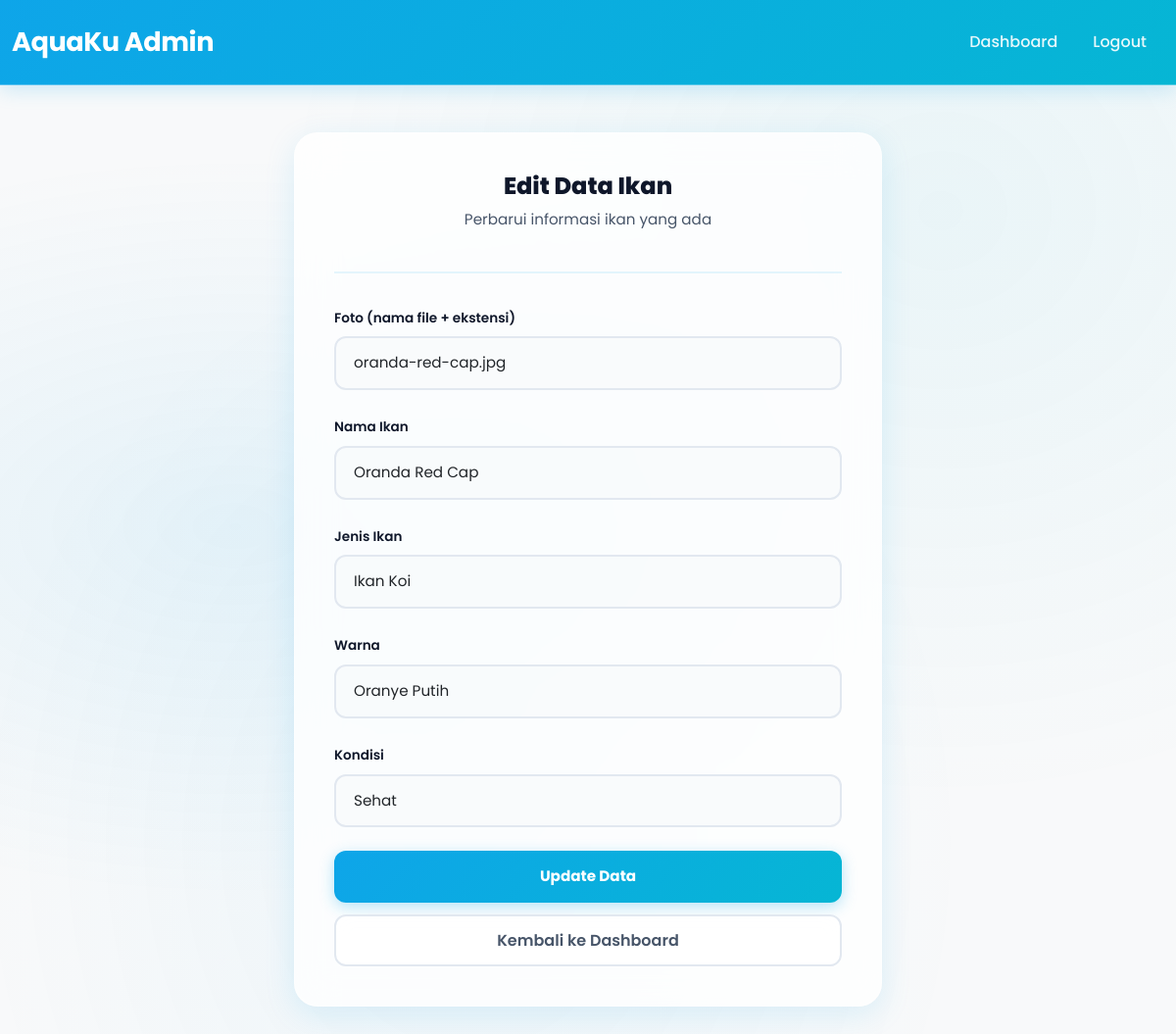
Screenshot of /AquaKu/assets/admin/edit.php?id=3 (signed in) with the database file from the repository.
### tables this page shows
CREATE TABLE ikan (
    id INT PRIMARY KEY AUTO_INCREMENT,
    foto VARCHAR(255) NOT NULL,
    nama_ikan VARCHAR(100) NOT NULL,
    jenis VARCHAR(100) NOT NULL,
    warna VARCHAR(100) NOT NULL,
    kondisi VARCHAR(100) NOT NULL
);

### AquaKu/assets/admin/edit.php (the view, shortened to what this page needs)
<?php
include __DIR__ . "/koneksi.php";
if(isset($_GET['id'])){
    $id = (int)($_GET['id'] ?? 0);
    $stmt = mysqli_prepare($koneksi, "SELECT id, foto, nama_ikan, jenis, warna, kondisi FROM ikan WHERE id = ? LIMIT 1");
    mysqli_stmt_bind_param($stmt, "i", $id);
    mysqli_stmt_execute($stmt);
    $query = mysqli_stmt_get_result($stmt);
    $d = mysqli_fetch_array($query);
}
?>
<!DOCTYPE html>
<html lang="id">
<head>
    <link href="https://cdn.jsdelivr.net/npm/bootstrap@5.3.7/dist/css/bootstrap.min.css" rel="stylesheet">
    <link rel="stylesheet" href="../style.css">
</head>
<body class="bg-light">
<nav class="navbar navbar-expand-lg admin-nav">
    <div class="container">
        <a class="navbar-brand fw-bold" href="#">AquaKu Admin</a>
        <div class="collapse navbar-collapse">
            <ul class="navbar-nav ms-auto">
                <li class="nav-item">
                    <a class="nav-link" href="dashboard.php">Dashboard</a>
                </li>
                <li class="nav-item">
                    <a class="nav-link" href="logout.php">Logout</a>
                </li>
            </ul>
        </div>
    </div>
</nav>
<div class="container my-5">
    <div class="form-card">
        <div class="card-header-custom">
            <h3>Edit Data Ikan</h3>
            <p>Perbarui informasi ikan yang ada</p>
        </div>
        <form method="POST">
            <div class="mb-4">
                <label class="form-label">Foto (nama file + ekstensi)</label>
                <input type="text" name="foto" class="form-control" value="<?php echo htmlspecialchars($d['foto'], ENT_QUOTES, 'UTF-8'); ?>" required>
            </div>
            <div class="mb-4">
                <label class="form-label">Nama Ikan</label>
                <input type="text" name="nama_ikan" class="form-control" value="<?php echo htmlspecialchars($d['nama_ikan'], ENT_QUOTES, 'UTF-8'); ?>" required>
            </div>
            <div class="mb-4">
                <label class="form-label">Jenis Ikan</label>
                <input type="text" name="jenis" class="form-control" value="<?php echo htmlspecialchars($d['jenis'], ENT_QUOTES, 'UTF-8'); ?>" required>
            </div>
            <div class="mb-4">
                <label class="form-label">Warna</label>
                <input type="text" name="warna" class="form-control" value="<?php echo htmlspecialchars($d['warna'], ENT_QUOTES, 'UTF-8'); ?>" required>
            </div>
            <div class="mb-4">
                <label class="form-label">Kondisi</label>
                <select name="kondisi" class="form-control" required>
                    <option value="Sehat" <?= $d['kondisi'] == 'Sehat' ? 'selected' : '' ?>>Sehat</option>
                </select>
            </div>
            <button type="submit" name="update" class="btn-submit">
                Update Data
            </button>
            <a href="dashboard.php" class="btn-cancel">
                Kembali ke Dashboard
            </a>
        </form>
    </div>
</div>
</body>
</html>

### AquaKu/assets/style.css (style rules this page uses)
* { margin: 0; padding: 0; box-sizing: border-box; }
:root { --primary: #0ea5e9; --primary-dark: #0284c7; --accent: #06b6d4; --bg: #f0f9ff; --card-bg: rgba(255, 255, 255, 0.7); --text: #0f172a; --text-light: #475569; --shadow: 0 8px 32px rgba(14, 165, 233, 0.12); --shadow-hover: 0 16px 48px rgba(14, 165, 233, 0.2); --radius: 24px; --glass-border: rgba(255, 255, 255, 0.3); }
body { font-family: 'Poppins', sans-serif; background: var(--bg); color: var(--text); overflow-x: hidden; line-height: 1.6; }
body::before { content: ''; position: fixed; top: 0; left: 0; width: 100%; height: 100%; background: radial-gradient(ellipse at 20% 50%, rgba(14, 165, 233, 0.08) 0%, transparent 50%), radial-gradient(ellipse at 80% 20%, rgba(6, 182, 212, 0.06) 0%, transparent 50%), radial-gradient(ellipse at 40% 80%, rgba(14, 165, 233, 0.05) 0%, transparent 50%); pointer-events: none; z-index: -1; }
.navbar { background: rgba(255, 255, 255, 0.75) !important; backdrop-filter: blur(20px); -webkit-backdrop-filter: blur(20px); border-bottom: 1px solid var(--glass-border) !important; padding: 16px 0; transition: all 0.4s cubic-bezier(0.4, 0, 0.2, 1); position: sticky; top: 0; z-index: 1000; }
.navbar-brand { font-weight: 800; font-size: 1.7rem; background: linear-gradient(135deg, var(--primary), var(--accent)); -webkit-background-clip: text; -webkit-text-fill-color: transparent; background-clip: text; letter-spacing: -0.5px; transition: all 0.3s; }
.nav-link { font-weight: 500; color: var(--text) !important; position: relative; padding: 10px 18px !important; border-radius: 12px; transition: all 0.3s cubic-bezier(0.4, 0, 0.2, 1); overflow: hidden; }
.nav-link::before { content: ''; position: absolute; inset: 0; background: linear-gradient(135deg, rgba(14, 165, 233, 0.1), rgba(6, 182, 212, 0.1)); opacity: 0; transition: opacity 0.3s; border-radius: 12px; z-index: -1; }
.nav-link::after { content: ''; position: absolute; bottom: 6px; left: 50%; transform: translateX(-50%) scaleX(0); width: 20px; height: 3px; background: linear-gradient(90deg, var(--primary), var(--accent)); border-radius: 2px; transition: transform 0.3s cubic-bezier(0.4, 0, 0.2, 1); }
.container { max-width: 1200px; position: relative; }
.form-card { background: rgba(255, 255, 255, 0.8); backdrop-filter: blur(20px); -webkit-backdrop-filter: blur(20px); border-radius: var(--radius); padding: 40px; box-shadow: var(--shadow); border: 1px solid var(--glass-border); max-width: 600px; margin: 0 auto; transition: all 0.3s; }
.form-card .card-header-custom { text-align: center; margin-bottom: 32px; padding-bottom: 24px; border-bottom: 2px solid rgba(14, 165, 233, 0.1); }
.form-card .card-header-custom h3 { font-weight: 800; color: var(--text); margin: 0; font-size: 1.5rem; }
.form-card .card-header-custom p { color: var(--text-light); margin-top: 8px; font-size: 0.95rem; }
.form-card .form-control { border-radius: 12px; padding: 14px 18px; border: 2px solid #e2e8f0; font-size: 0.95rem; transition: all 0.3s; background: rgba(248, 250, 252, 0.8); }
.form-card .form-label { font-weight: 600; font-size: 0.85rem; color: var(--text); margin-bottom: 8px; }
.btn-submit { padding: 14px 24px; border-radius: 12px; font-weight: 700; font-size: 0.95rem; background: linear-gradient(135deg, var(--primary), var(--accent)); border: none; color: white; transition: all 0.3s; box-shadow: 0 4px 15px rgba(14, 165, 233, 0.3); width: 100%; position: relative; overflow: hidden; }
.btn-submit::before { content: ''; position: absolute; top: 0; left: -100%; width: 100%; height: 100%; background: linear-gradient(90deg, transparent, rgba(255,255,255,0.2), transparent); transition: left 0.5s; }
.btn-cancel { padding: 12px 24px; border-radius: 12px; font-weight: 600; background: rgba(255, 255, 255, 0.8); border: 2px solid #e2e8f0; color: var(--text-light); transition: all 0.3s; width: 100%; margin-top: 12px; text-decoration: none; display: block; text-align: center; backdrop-filter: blur(10px); }
.admin-nav { background: linear-gradient(135deg, var(--primary), var(--accent)) !important; box-shadow: 0 4px 20px rgba(14, 165, 233, 0.2); }
.admin-nav .navbar-brand { color: white !important; -webkit-text-fill-color: white !important; }
.admin-nav .nav-link { color: rgba(255,255,255,0.9) !important; }
.admin-nav .nav-link::after { background: white; }

### rows the page displays
ikan: foto "oranda-red-cap.jpg", nama_ikan "Oranda Red Cap", jenis "Ikan Koi", warna "Oranye Putih", kondisi "Sehat"
